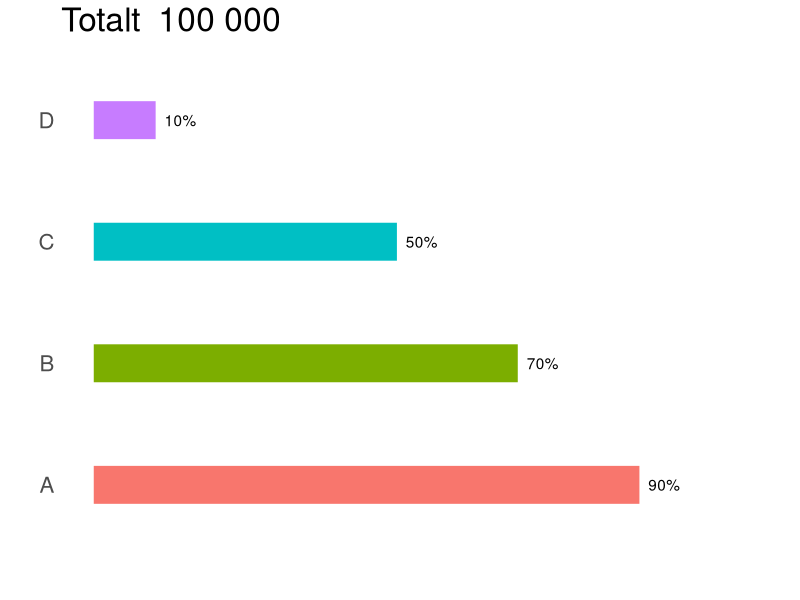

R code for this plot:
date = "2015-10-09 12:00"
caption_header = "Barchart"
caption = ""

# packages: load and if needed install
pkg <- c("dplyr", "tidyr","ggplot2")
for(i in seq_along(pkg)) {
  if(!require(pkg[i], character.only = TRUE)) {
    install.packages(pkg[i])
    library(pkg[i], character.only = TRUE)
  }
}

set.seed(123)
size <- 100000
d1 <- data_frame(A = rbinom(size, 1, 0.9),
                 B = rbinom(size, 1, 0.7),
                 C = rbinom(size, 1, 0.5),
                 D = rbinom(size, 1, 0.1)
)

# summarise individual group
d1 <-
  d1 %>%
  gather(group, n) %>%
  group_by(group) %>%
  summarise(n=sum(n)) %>%
  ungroup %>%
  mutate(p = 100 * n/size)

p <-
  ggplot(d1) + aes(x = group, y = p, label=paste0(round(p), "%")) +
  # geom_point(size=3, aes(colour=pension)) +
  geom_bar(stat="identity", aes(colour=group, fill=group), width=0.3) +
  scale_y_continuous(lim=c(0, 110)) +
  geom_text(hjust=-0.3) + coord_flip() + ylab("") + xlab("") + theme_minimal() +
  theme(panel.grid.minor=element_blank(),
        panel.grid.major=element_blank(),
        legend.position = "none",
        axis.text.x = element_blank(),
        axis.ticks = element_blank(),
        plot.title = element_text(hjust = -0.0, vjust=1),
        text = element_text(size=20)
  ) + ggtitle(paste("Totalt ", prettyNum(as.integer(size), big.mark=" ")))

plot(p)
